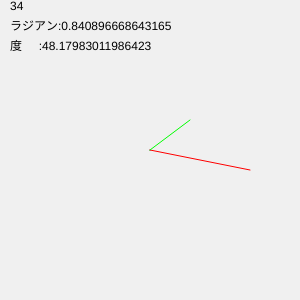
Frame 1 (no input)
Frame 60 (no input): identical to frame 1, image omitted
Frame 120 (the mouse pressed at the canvas centre since frame 60): identical to frame 1, image omitted

The p5.js sketch that drew this single still picture (run headless with seeded random() and noise() and a simulated clock; from frame 60 on, the mouse is pressed at the canvas centre):

// p5.js sketch
// ── sketch.js
/// <reference path="../../p5.global-mode.d.ts" />
function vec_() {
let a;
let b;
let n;
let theta;
    a = createVector(10, 2);
    b = createVector(4, -3);
    n = a.dot(b);
    theta = acos(a.dot(b) / (a.mag() * b.mag()));
    text(n, 10, 10);
    text('ラジアン:' + theta, 10, 30);
    text('度     :' + degrees(theta), 10, 50);
    push();
    translate(width/2, height/2);
    point(0, 0);
    stroke(255, 0, 0);
    let aa = a.copy().mult(10);
    line(0, 0, aa.x, aa.y);

    stroke(0, 255, 0);
    let bb = b.copy().mult(10);
    line(0, 0, bb.x, bb.y);
    pop(); 
}

function setup() {
    createCanvas(300, 300);

}

function draw() {
    background(240);
    vec_();
}
